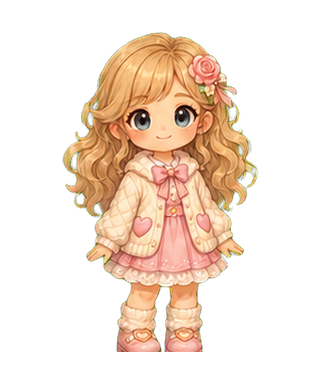
#> input picture art/keeper-animations/blush-blonde/idle/00.png, 320 x 384 px
$ python extract-authored-rose-reference.py ../art/keeper-animations/blush-blonde/idle/00.png
#> lines starting #> are read from the running program, lines starting #| are printed output that depends on the picture
#!/usr/bin/env python3
"""Extract the existing hand-authored Rose poses into normalized source cells.

The input must already have alpha (use remove_chroma_key.py on anim-ref.png).
This preserves the distinct drawn poses; it does not create animation frames.
"""

from __future__ import annotations

import argparse
from pathlib import Path

from PIL import Image


ROOT = Path(__file__).resolve().parents[1]
OUTPUT_ROOT = ROOT / "public/game-assets/source/keeper-animations/rose-waves"
FRAME_SIZE = (320, 384)
ANCHOR = (160, 352)
CROPS = {
    "idle/00.png": (20, 10, 315, 438),
    "walkLeft/00.png": (305, 10, 625, 438),
    "walkRight/00.png": (610, 10, 940, 438),
    "sit/00.png": (925, 10, 1225, 438),
    "wave/00.png": (1200, 10, 1498, 438),
}


def main() -> None:
    parser = argparse.ArgumentParser()
    parser.add_argument("input", type=Path, help="Chroma-removed RGBA reference sheet")
    args = parser.parse_args()
    source = Image.open(args.input).convert("RGBA")
#> source is the input picture: PIL image 320x384 RGBA; mean R, G, B, A 71.8, 54.5, 40.1, 80.7

    idle = source.crop(CROPS["idle/00.png"])
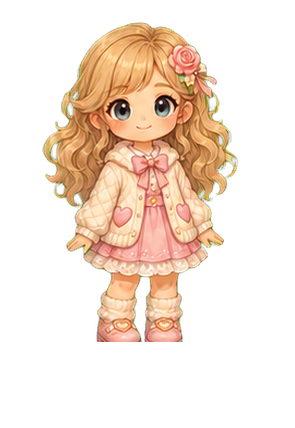
#> idle: PIL image 295x428 RGBA; mean R, G, B, A 69.9, 53, 39, 78.5; transparent parts drawn white
    idle_bbox = idle.getchannel("A").getbbox()
#> idle_bbox = (42, 22, 238, 342)
    if idle_bbox is None:
        raise SystemExit("The idle crop is empty; check the input alpha.")
    authored_scale = 338 / (idle_bbox[3] - idle_bbox[1])
#> authored_scale = 1.06

    for relative_path, crop_box in CROPS.items():
        crop = source.crop(crop_box)
        bbox = crop.getchannel("A").getbbox()
        if bbox is None:
            raise SystemExit(f"Empty authored pose crop: {relative_path}")
        pose = crop.crop(bbox)
        pose = pose.resize(
            (max(1, round(pose.width * authored_scale)), max(1, round(pose.height * authored_scale))),
            Image.Resampling.LANCZOS,
        )
        if pose.width > FRAME_SIZE[0] - 8 or pose.height > FRAME_SIZE[1] - 8:
            raise SystemExit(f"Authored pose does not fit the source cell: {relative_path} ({pose.size})")
        frame = Image.new("RGBA", FRAME_SIZE, (0, 0, 0, 0))
        x = ANCHOR[0] - pose.width // 2
        y = ANCHOR[1] - pose.height
        frame.alpha_composite(pose, (x, y))
        destination = OUTPUT_ROOT / relative_path
        destination.parent.mkdir(parents=True, exist_ok=True)
        frame.save(destination, optimize=True)
        print(destination.relative_to(ROOT))
#> this loop made 2 passes
#> pass 1, in main, `pose = crop.crop(bbox)`:
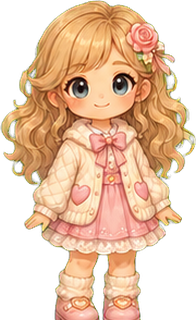
#> pose: PIL image 196x320 RGBA; mean R, G, B, A 140.6, 106.7, 78.5, 158.1; transparent parts drawn white
#> pass 1, in main, `pose = pose.resize( (max(1, round(pose.width * authored_scale)), max(1..`:
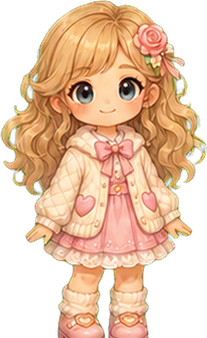
#> pose: PIL image 207x338 RGBA; mean R, G, B, A 141.8, 107.9, 79, 158; transparent parts drawn white
#> pass 1, in main, `frame.save(destination, optimize=True)`:
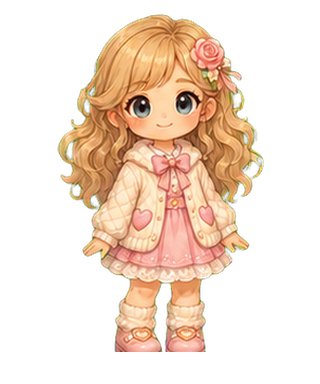
#> saved as 00.png: PIL image 320x384 RGBA; mean R, G, B, A 80.7, 61.4, 45, 90; transparent parts drawn white


if __name__ == "__main__":
#> (the run stopped early here; a loop or call above may not have finished)
